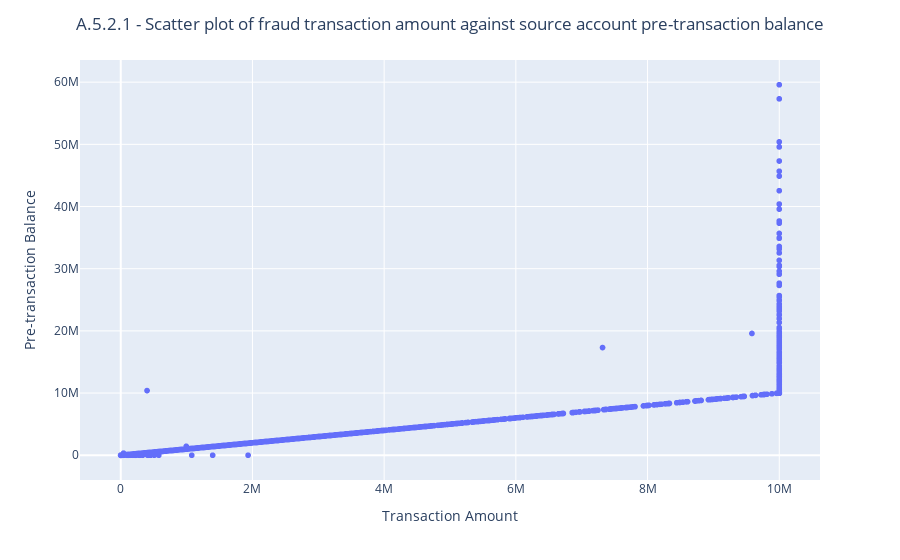

The code cell stored with this chart in its notebook:
### Code cell
# A.5.2.1 Scatter plot of transcation amount against source account pre-transaction balance (for fraud transactions only)
fig = px.scatter(fraud_df, x='amount', y='oldbalanceOrg')
fig.update_layout(xaxis_title="Transaction Amount", yaxis_title="Pre-transaction Balance", 
                  title={'text': 'A.5.2.1 - Scatter plot of fraud transaction amount against source account pre-transaction balance','x': 0.5,'xanchor': 'center'})
fig.write_image("images/A.5.2.1_scatter_plot_fraud-transcation-amount_against_pre-transaction_balance.png")
fig.write_html("plots/A.5.2.1_scatter_plot_fraud-transcation-amount_against_pre-transaction_balance.html")
fig.show()

### Figure 1 — Plotly figure (JSON) as saved in the notebook; plotly's stock layout.template omitted (floating-point values rounded to 4 significant figures; data arrays with more than 128 entries replaced by an {"elided": "..."} marker saying what was removed)
{"data": [{"hovertemplate": "amount=%{x}<br>oldbalanceOrg=%{y}<extra></extra>", "legendgroup": "", "marker": {"color": "#636efa", "symbol": "circle"}, "mode": "markers", "name": "", "showlegend": false, "type": "scattergl", "x": {"elided": "8213 float values"}, "xaxis": "x", "y": {"elided": "8213 float values"}, "yaxis": "y"}], "layout": {"legend": {"tracegroupgap": 0}, "margin": {"t": 60}, "title": {"text": "A.5.2.1 - Scatter plot of fraud transaction amount against source account pre-transaction balance", "x": 0.5, "xanchor": "center"}, "xaxis": {"anchor": "y", "domain": [0, 1], "title": {"text": "Transaction Amount"}}, "yaxis": {"anchor": "x", "domain": [0, 1], "title": {"text": "Pre-transaction Balance"}}}}
